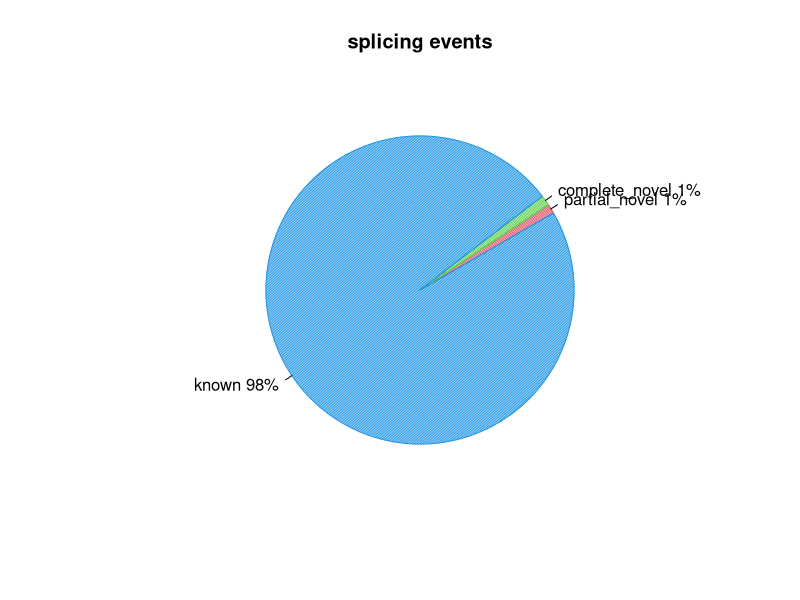
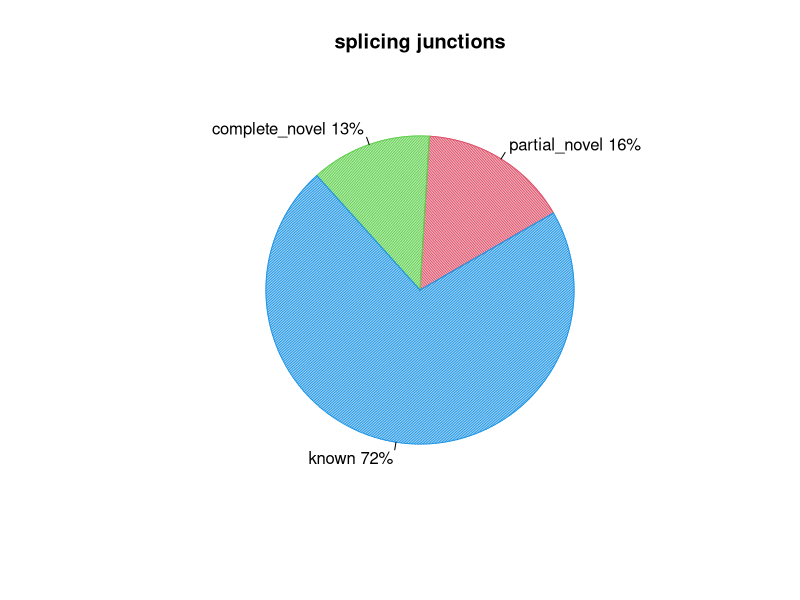

R code for these plots, in order:
pdf("SRR11647696.splice_events.pdf")
events=c(0.989135486332953,1.0883800966596688,97.7626954215424)
pie(events,col=c(2,3,4),init.angle=30,angle=c(60,120,150),density=c(70,70,70),main="splicing events",labels=c("partial_novel 1%","complete_novel 1%","known 98%"))
dev.off()
pdf("SRR11647696.splice_junction.pdf")
junction=c(15.694632738902214,12.651214933778288,71.6541523273195)
pie(junction,col=c(2,3,4),init.angle=30,angle=c(60,120,150),density=c(70,70,70),main="splicing junctions",labels=c("partial_novel 16%","complete_novel 13%","known 72%"))
dev.off()
